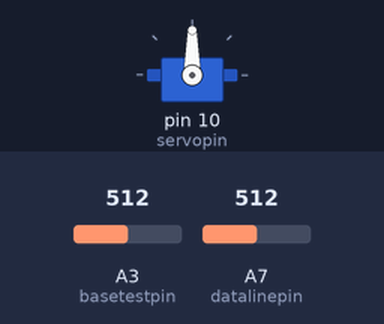
Simulated run of this sketch. Board: Arduino Nano, built with avr-gcc and run on an emulated ATmega328P. Parts: servo. The inputs (shaded band) are chosen by the test bench; at power-on: A7 (datalinepin) = 512, A3 (basetestpin) = 512.

Above: at 1.2 s.
1.3 s: A7 (datalinepin) set to 257
2.8 s: A7 (datalinepin) set to 223
At 3.26 s:
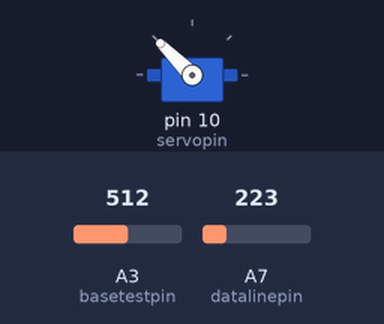
5.8 s: A3 (basetestpin) set to 290
At 6.35 s:
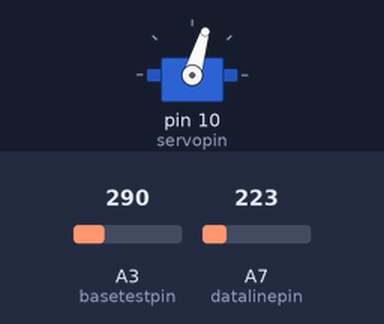
11.8 s: A7 (datalinepin) set to 250
At 11.8 s:
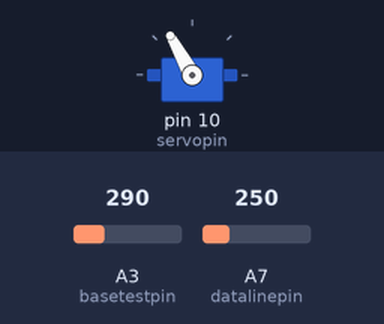
Timing chart, 0 to 14.3 s (numbered marks = the images above; inputs shaded):
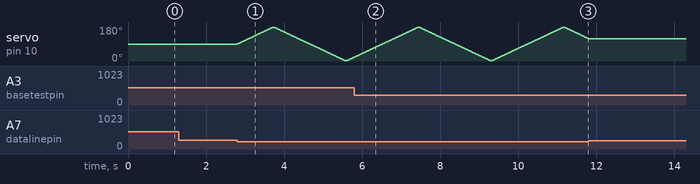

The sketch:

Flashlight_Test.ino
```cpp
#include <Servo.h>
Servo myservo;
int servopin = 10;
int datalinepin = A7;
float datalinevalue;
float datavoltage;
int servologic;
int pos;
int mod = 1;
float basetest;
int basetestpin=A3;
float voltcal;
void setup() {
  // put your setup code here, to run once:
  pinMode(servopin,OUTPUT);
  pinMode(datalinepin,INPUT);
  myservo.attach(10);
  myservo.write(90);
  pos=90;
  digitalWrite(0,LOW);
  digitalWrite(1,LOW);
  voltcal=analogRead(basetestpin);
  analogReference(INTERNAL);
}

void loop() {
  // put your main code here, to run repeatedly:
basetest=analogRead(basetestpin);
if(basetest<300){
  digitalWrite(0,HIGH);
  digitalWrite(1,HIGH);
}


datalinevalue = analogRead(datalinepin);

//datavoltage = map((datalinevalue),0,1023,0,5);
if(datalinevalue<=100){ //LOW END
  servologic = 0;
}
if(datalinevalue>100 && datalinevalue<=240){//LOWER RANGE DIM BLUE
  servologic = 1;
}
if(datalinevalue>240 && datalinevalue<=744){//MID RANGE DIM ORANGE
  servologic = 0;
}
if(datalinevalue>744 && datalinevalue<=900){//HIGHER RANGE BRIGHT ORANGE
  servologic = 0;
}
if(datalinevalue>900){//HIGH END BRIGHT BLUE
  servologic = 0;
}


if(servologic==1){
  pos=pos+mod;
  myservo.write(pos);
  if(pos==180){
    mod=-1;
  }
  else if(pos==0){
    mod=1;
  }
}
delay(10);
}
```

Measured:
- the behaviour switches between 241 and 240 on A7 (datalinepin) (found by bisection; images 0 and 1)
- after the input at 1.3 s, every drawn part: stays the same
- after the input at 11.8 s, servo on pin 10 (servopin): stops changing and stays 119°
